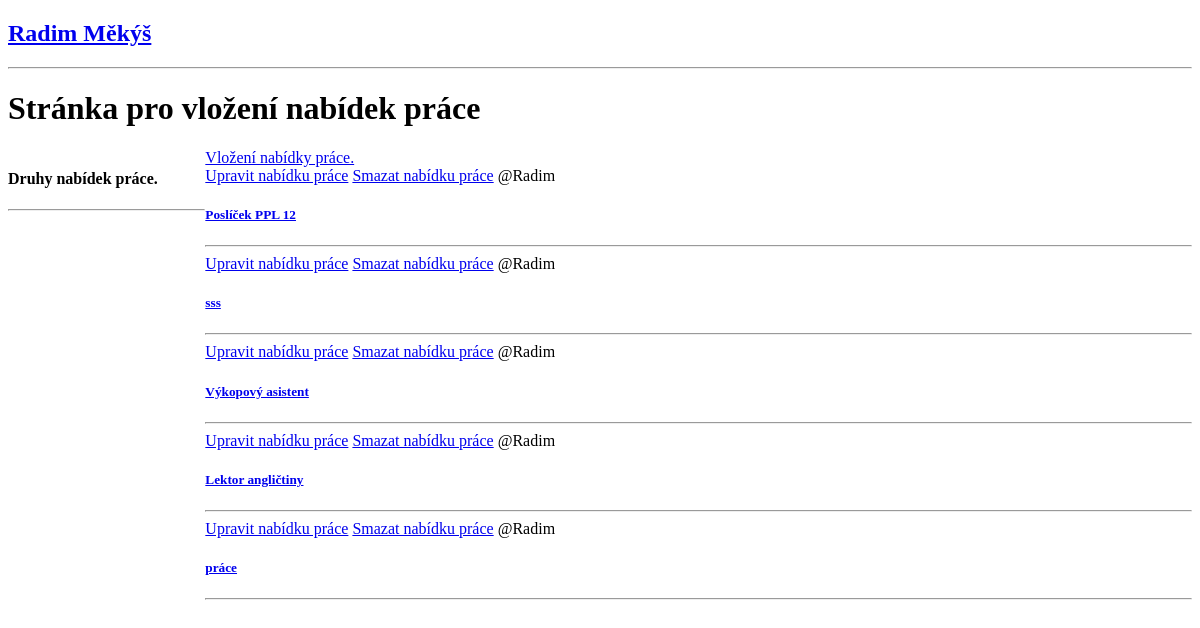
The app's page /Nabidky/8/, older data.
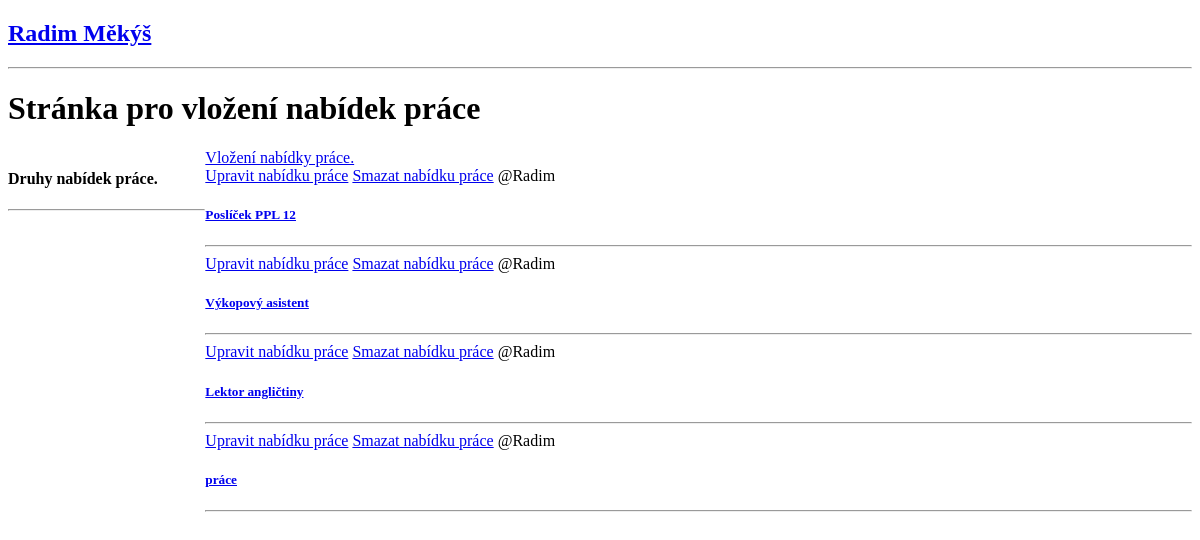
The same page, newer data.
### base/models.py (models this page shows, shortened)
class Room(models.Model):
    Zadávající = models.ForeignKey(User, on_delete=models.SET_NULL, null=True)
    typ_práce = models.CharField(max_length=30)
    Nazev_pozice = models.CharField(max_length=20)
    Hodinový_plat = models.CharField(max_length=10, blank=True)
    Měsíční_mzda = models.CharField(max_length=10, blank=True)
    Hodiny_za_den = models.CharField(max_length=10, blank=True)
    Hodiny_za_měsíc = models.CharField(max_length=10, blank=True)
    popis_práce = models.TextField(null=True, blank=True)
    updated = models.DateTimeField(auto_now=True)
    created = models.DateTimeField(auto_now_add=True)
    class Meta:
        ordering = ['-updated', '-created']

### base/views.py (the view)
# urls.py: path('Nabidky/<str:pk>/', views.Nabidky, name="Nabidkyprace"),
def Nabidky(request, pk):
    rooms = Room.objects.all()
    context = {'rooms': rooms}
    return render(request, 'Nabidky.html', context)

### templates/Nabidky.html (shortened to what this page needs)
{% extends 'main.html' %}
{% block content %}
<h1> Stránka pro vložení nabídek práce</h1>
<div class="home-container">
    <div>
        <h4>Druhy nabídek práce.</h4>
        <hr>
    </div>
    <div>
        <a href="{% url 'Vytvoreninabidky' %}">Vložení nabídky práce.</a>
        <div>
            {% for room in rooms %}
            <div>
                <a href="{% url 'Upraveninabidky' room.id %}">Upravit nabídku práce</a>
                <a href="{% url 'Smazaninabidky' room.id %}">Smazat nabídku práce</a>
                <span>@{{room.Zadávající.username}}</span>
                <h5><a href="/Nabidky/room/{{room.id}}">{{room.Nazev_pozice}}</a></h5>
                <hr>
            </div>
            {% endfor %}
        </div>
    </div>
</div>
{% endblock content %}

Row changes from the older to the newer data that the page shows:
removed Room: Zadávající.username "Radim", Nazev_pozice "sss"
